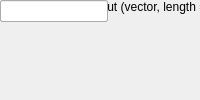
<?xml version="1.0" encoding="UTF-8"?>
<ui version="4.0">
 <class>MainWindow</class>
 <widget class="QMainWindow" name="MainWindow">
  <property name="windowTitle"><string>Bus Create</string></property>
  <widget class="QWidget" name="centralwidget">
   <!-- NOTE: this is a simplified structural mirror of the generated
        <module>_ui.py, not a full round-trip Designer file. Regenerate
        both from the same spec if you need to edit layout by hand. -->
       <widget class="QLabel" name="label_name">
     <property name="text"><string>Block name</string></property>
    </widget>
       <widget class="QLineEdit" name="name"/>
       <widget class="QLabel" name="label_inputNum">
     <property name="text"><string>Number of inputs:</string></property>
    </widget>
       <widget class="QSpinBox" name="inputNum"/>
       <widget class="QLabel" name="label_bit_widths">
     <property name="text"><string>Bit width of each input (vector, length = Number of inputs):</string></property>
    </widget>
       <widget class="QLineEdit" name="bit_widths"/>
  </widget>
 </widget>
 <resources/>
 <connections/>
</ui>
